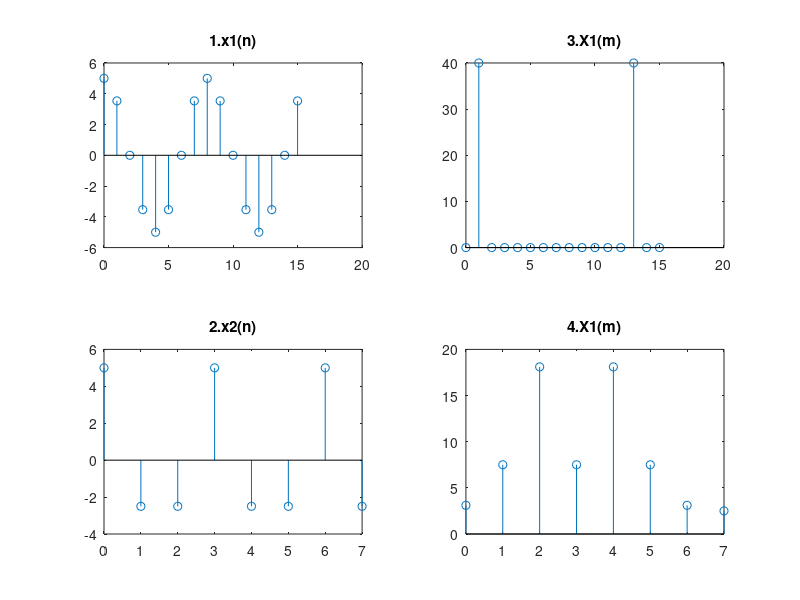

MATLAB code for this plot:
clc;
clear;
close;

fs=8000;
ts=1/fs;
N=16;
n=0:N-1;
x1=5*sin(2*pi*1000*n*ts + pi/2)
subplot(2,2,1);
stem(n,x1)
title('1.x1(n)')
X1 = zeros(N,1);
for m = 1:N
    for n = 1:N
        X1(m) = X1(m) + x1(n)*exp(-2j*pi*n*m/N);
    end
end
X1
n=0:N-1;
subplot(2,2,2);
stem(n,abs(X1))
title('3.X1(m)')

fs=750;
ts=1/fs;
N=8;
n=0:N-1;
x2=5*sin(2*pi*1000*n*ts + pi/2)
subplot(2,2,3);
stem(n,x2)
title('2.x2(n)')
X2=zeros(N,1);
for m = 1:N
    for n = 1:N
        X2(m) = X2(m) + x2(n)*exp(-2j*pi*n*m/N);
    end
end
X2
n=0:N-1;
subplot(2,2,4);
stem(n,abs(X2))
title('4.X1(m)')